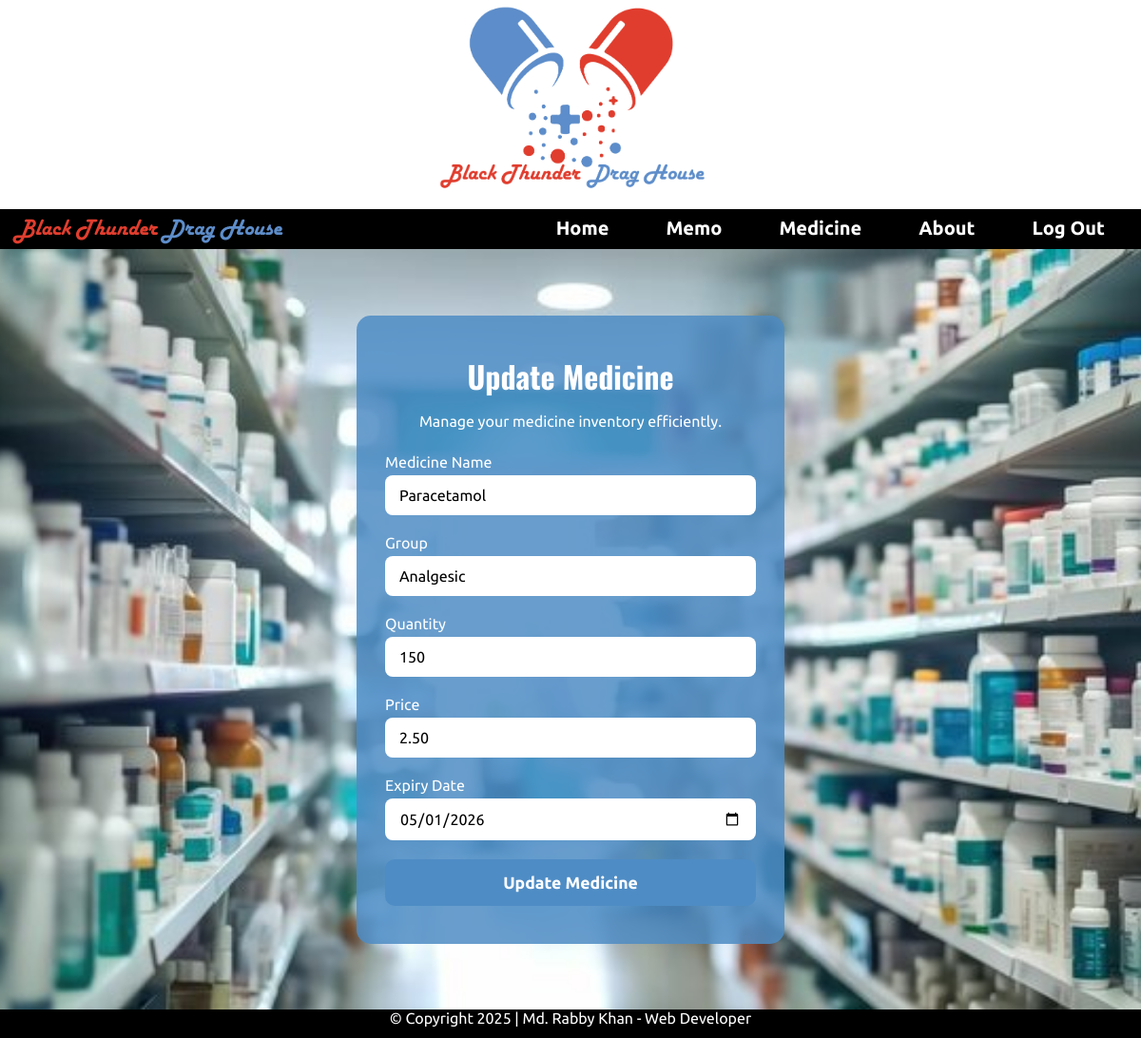
The app's page /update_medicine.php?updateid=1 with its own data.
### tables this page shows
create table medicines(
    id int auto_increment primary key,
    name varchar(50) UNIQUE,
    groupe varchar(50),
    price decimal(10,2),
    expiry_date date,
    quantity int
);

### update_medicine.php (the view, shortened to what this page needs)
<?php
require_once 'conn.php';
$id = $_GET['updateid'];
$sql = "SELECT * FROM medicines WHERE id = $id";
$result = mysqli_query($conn, $sql);
$data = mysqli_fetch_assoc($result);
$name = $data['name'];
$group = $data['groupe'];
$quantity = $data['quantity'];
$price = $data['price'];
$expiry_date = $data['expiry_date'];
?>
<!DOCTYPE html>
<html lang="en">
<head>
</head>
<body>
<?php include 'navbar.php'; ?>
<main id="medicine-bg">
    <form method="post" action="">
        <h1>Update Medicine</h1>
        <p>Manage your medicine inventory efficiently.</p>
        <label for="medicine-name">Medicine Name</label>
        <input type="text" id="medicine-name" name="name" required value="<?php echo $name ?>">
        <label for="group">Group</label>
        <input type="text" id="group" name="group" required value="<?php echo $group ?>">
        <label for="quantity">Quantity</label>
        <input type="number" id="quantity" name="quantity" required value="<?php echo $quantity ?>">
        <label for="price">Price</label>
        <input type="number" id="price" name="price" required value="<?php echo $price ?>">
        <label for="expiry-date">Expiry Date</label>
        <input type="date" id="expiry-date" name="expiry_date" required value="<?php echo $expiry_date ?>">
        <button type="submit" class="update-medicine" name="submit">Update Medicine</button>
    </form>
</main>
<?php include 'footer.php'; ?>
</body>
</html>

### update_medicine.php (style rules this page uses)
:root { --blue: rgb(78, 140, 197); --green: rgb(28, 167, 69); --white: #fff; --black: #333; }
* { margin: 0; padding: 0; box-sizing: border-box; font-family: 'Ubuntu', sans-serif; }
body, html { height: 100%; width: 100%; }
#medicine-bg { background-image: url("log.jpg"); background-size: cover; background-position: center; height: 100vh; display: flex; justify-content: center; align-items: center; }
form { background-color: rgba(78,140,197,0.85); padding: 40px 30px; border-radius: 15px; width: 100%; max-width: 450px; text-align: center; color: var(--white); }
form h1 { font-family: 'Oswald', sans-serif; font-size: 2rem; margin-bottom: 15px; }
form p { margin-bottom: 25px; }
label { display: block; text-align: left; margin-bottom: 5px; }
input { width: 100%; padding: 12px 15px; margin-bottom: 20px; border-radius: 8px; border: none; outline: none; font-size: 1rem; color: var(--black); }
.update-medicine { width: 100%; padding: 15px; background-color: var(--blue); border: none; border-radius: 10px; font-size: 1.1rem; font-weight: 700; cursor: pointer; color: var(--white); }

### navbar.php (style rules this page uses)
:root { --red: rgb(185, 37, 37); --blue: rgb(78, 140, 197); --black: black; --white: white; }
* { margin: 0px; padding: 0px; box-sizing: border-box; font-family: "Ubuntu", sans-serif; }

### footer.php (style rules this page uses)
:root { --red: rgb(185, 37, 37); --blue: rgb(78, 140, 197); --black: black; --white: white; }
* { margin: 0px; padding: 0px; box-sizing: border-box; font-family: "Ubuntu", sans-serif; }

### records on screen
medicines: name "Paracetamol", group "Analgesic", quantity "150", price "2.50", expiry_date "05/01/2026"
